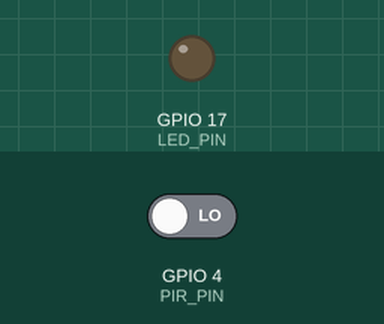
Simulated run of this program. Board: Raspberry Pi (BCM pin numbers). On the bench: output pins drawn as LEDs (lit = HIGH). Inputs (shaded band) come from the test bench; at power-on: GPIO 4 (PIR_PIN) LOW. The clock reads 2024-03-15 10:24:30 at power-on unless the program sets it; what the program prints to the terminal is not drawn.

Above: at 1.2 s.
1.3 s: GPIO 4 (PIR_PIN) driven HIGH
At 1.9 s:
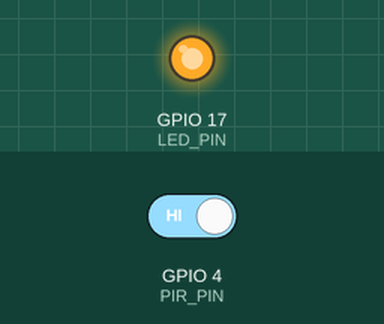
2.8 s: GPIO 4 (PIR_PIN) driven LOW
At 3.2 s:
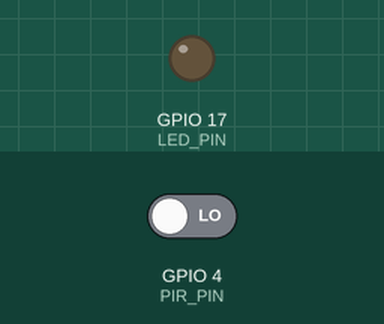
Timing chart, 0 to 5.8 s (numbered marks = the images above; inputs shaded):
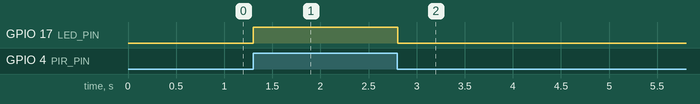

Measured:
- after the input at 1.3 s, GPIO 17 (LED_PIN): LOW → HIGH at once
- after the input at 2.8 s, GPIO 17 (LED_PIN): HIGH → LOW at once

The program:

project_step1.py
```python
import RPi.GPIO as GPIO
import time

PIR_PIN = 4
LED_PIN = 17


#GPIO set up
GPIO.setmode(GPIO.BCM)
GPIO.setup(PIR_PIN, GPIO.IN)
GPIO.setup(LED_PIN, GPIO.OUT)
GPIO.output(LED_PIN, GPIO.LOW)
print("GPIO set up.")

MOVEMENT_DETECT_TRESHOLD = 3.0
last_pir_state = GPIO.input(PIR_PIN)
movement_timer = time.time()
MIN_DURATION_BETWEEN_2_PHOTO = 60.0
last_time_taken_photo = 0

try:
    while True:
        time.sleep(0.01)
        pir_state = GPIO.input(PIR_PIN)
        if pir_state == GPIO.HIGH:
            GPIO.output(LED_PIN, GPIO.HIGH)
        else:
            GPIO.output(LED_PIN, GPIO.LOW)
        if last_pir_state == GPIO.LOW and pir_state == GPIO.HIGH:
            movement_timer = time.time()
        if last_pir_state == GPIO.HIGH and pir_state == GPIO.HIGH:
            if time.time() - movement_timer > MOVEMENT_DETECT_TRESHOLD:
                if time.time() - last_time_taken_photo > MIN_DURATION_BETWEEN_2_PHOTO:
                    print("Take photo and send it by email")
                    last_time_taken_photo = time.time()
        last_pir_state = pir_state
except KeyboardInterrupt:
    GPIO.cleanup()
        
```
